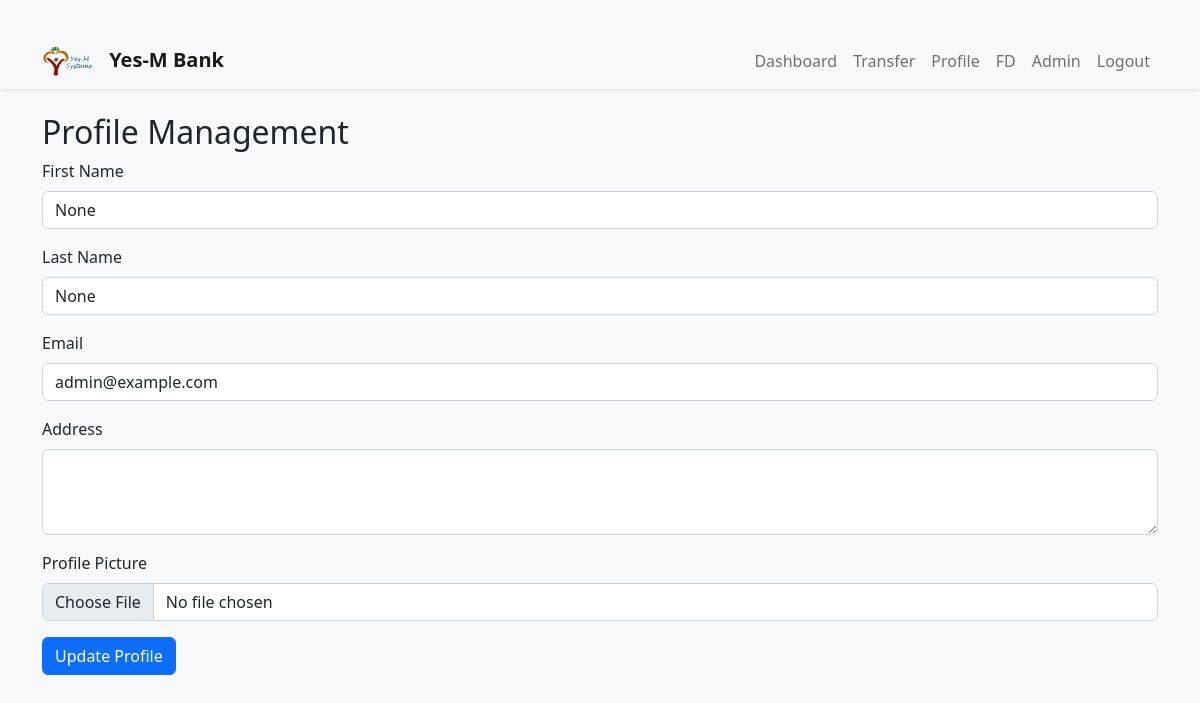
The app's page /profile (signed in) with its own data.
### app/models.py (models this page shows)
class User(UserMixin, db.Model):
    id = db.Column(db.Integer, primary_key=True)
    role = db.Column(db.String(10), nullable=False, default="customer")
    username = db.Column(db.String(64), unique=True, nullable=False)
    email = db.Column(db.String(120), unique=True, nullable=False)
    password = db.Column(db.String(128), nullable=False)
    first_name = db.Column(db.String(50))
    last_name = db.Column(db.String(50))
    last_login = db.Column(db.DateTime, default=datetime.utcnow)
    accounts = db.relationship('Account', backref='owner', lazy=True)

### app/profile.py (the view, shortened to what this page needs)
@profile_bp.route("/profile", methods=["GET", "POST"])
@login_required
def profile():
    return render_template("profile.html", user=current_user)

### app/models.py (called while the page is built)
@login_manager.user_loader
def load_user(user_id):
    return User.query.get(int(user_id))

### templates/profile.html (shortened to what this page needs)
{% extends "base.html" %}
{% block content %}
<h2>Profile Management</h2>
<form method="POST" action="{{ url_for('profile.profile') }}" enctype="multipart/form-data">
  <div class="mb-3">
    <label for="first_name" class="form-label">First Name</label>
    <input type="text" class="form-control" id="first_name" name="first_name" value="{{ user.first_name }}" required>
  </div>
  <div class="mb-3">
    <label for="last_name" class="form-label">Last Name</label>
    <input type="text" class="form-control" id="last_name" name="last_name" value="{{ user.last_name }}" required>
  </div>
  <div class="mb-3">
    <label for="email" class="form-label">Email</label>
    <input type="email" class="form-control" id="email" name="email" value="{{ user.email }}" required>
  </div>
  <div class="mb-3">
    <label for="address" class="form-label">Address</label>
    <textarea class="form-control" id="address" name="address" rows="3">{{ user.address }}</textarea>
  </div>
  <div class="mb-3">
    <label for="profile_pic" class="form-label">Profile Picture</label>
    <input type="file" class="form-control" id="profile_pic" name="profile_pic">
  </div>
  <button type="submit" class="btn btn-primary">Update Profile</button>
</form>
{% endblock %}

### static/css/styles.css (style rules this page uses)
body { background-color: #f8f9fa; }

### templates/base.html (style rules this page uses)
body { background-color: #f8f9fa; }

### records on screen
User: first_name "None", last_name "None", email "admin@example.com"

### other values on screen
{{ config.SITE_NAME or "Yes-M Bank" }} "Yes-M Bank"
